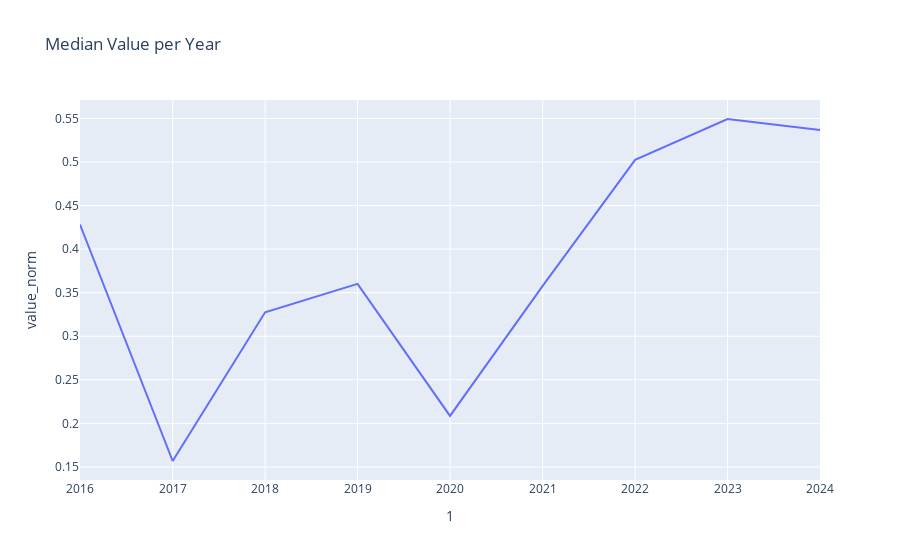

This figure's notebook cell:
### Code cell
agg = scope31.groupby(1)["value_norm"].median().reset_index()
px.line(agg, x=1, y="value_norm", title="Median Value per Year").show()

### Figure 1 — Plotly figure (JSON) as saved in the notebook; plotly's stock layout.template omitted (floating-point values rounded to 4 significant figures)
{"data": [{"hovertemplate": "1=%{x}<br>value_norm=%{y}<extra></extra>", "legendgroup": "", "line": {"color": "#636efa", "dash": "solid"}, "marker": {"symbol": "circle"}, "mode": "lines", "name": "", "orientation": "v", "showlegend": false, "x": ["2016-01-01", "2017-01-01", "2018-01-01", "2019-01-01", "2020-01-01", "2021-01-01", "2022-01-01", "2023-01-01", "2024-01-01"], "xaxis": "x", "y": [0.4283, 0.1568, 0.3275, 0.3602, 0.2086, 0.3578, 0.5025, 0.5494, 0.5368], "yaxis": "y", "type": "scatter"}], "layout": {"xaxis": {"anchor": "y", "domain": [0.0, 1.0], "title": {"text": "1"}}, "yaxis": {"anchor": "x", "domain": [0.0, 1.0], "title": {"text": "value_norm"}}, "legend": {"tracegroupgap": 0}, "title": {"text": "Median Value per Year"}}}
